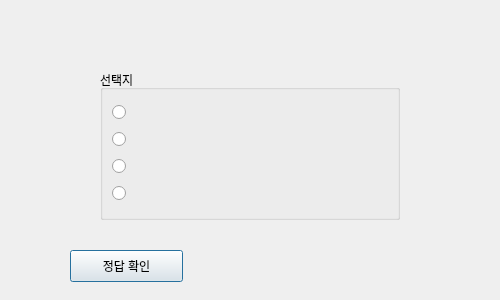
<?xml version="1.0" encoding="UTF-8"?>
<ui version="4.0">
 <class>Dialog</class>
 <widget class="QDialog" name="Dialog">
  <property name="geometry">
   <rect>
    <x>0</x>
    <y>0</y>
    <width>500</width>
    <height>300</height>
   </rect>
  </property>
  <property name="windowTitle">
   <string>Quiz</string>
  </property>
  <widget class="QLabel" name="quiz">
   <property name="geometry">
    <rect>
     <x>120</x>
     <y>30</y>
     <width>300</width>
     <height>20</height>
    </rect>
   </property>
   <property name="text">
    <string> </string>
   </property>
  </widget>
  <widget class="QGroupBox" name="optionGroup">
   <property name="geometry">
    <rect>
      <x>100</x>
      <y>70</y>
      <width>300</width>
      <height>150</height>
    </rect>
  </property>
   <property name="title">
      <string>선택지</string>
    </property>
   <layout class="QVBoxLayout" name="verticalLayout">
    <item>
      <widget class="QRadioButton" name="groupBox_rad1"/>
    </item>
    <item>
      <widget class="QRadioButton" name="groupBox_rad2"/>
    </item>
    <item>
      <widget class="QRadioButton" name="groupBox_rad3"/>
    </item>
    <item>
      <widget class="QRadioButton" name="groupBox_rad4"/>
    </item>
  </layout>
  </widget>
  <widget class="QPushButton" name="btn_1">
   <property name="geometry">
    <rect>
     <x>70</x>
     <y>250</y>
     <width>113</width>
     <height>32</height>
    </rect>
   </property>
   <property name="text">
    <string>정답 확인</string>
   </property>
  </widget>
 </widget>
 <resources/>
 <connections/>
</ui>
